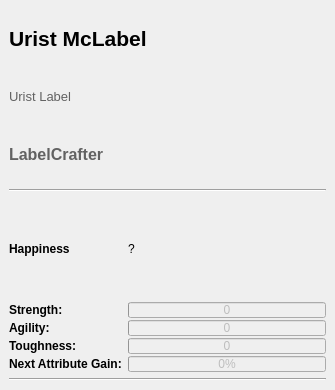
<?xml version="1.0" encoding="UTF-8"?>
<ui version="4.0">
 <class>DwarfDetailsDock</class>
 <widget class="QDockWidget" name="DwarfDetailsDock">
  <property name="geometry">
   <rect>
    <x>0</x>
    <y>0</y>
    <width>335</width>
    <height>390</height>
   </rect>
  </property>
  <property name="font">
   <font>
    <family>Segoe UI</family>
   </font>
  </property>
  <property name="styleSheet">
   <string/>
  </property>
  <property name="windowTitle">
   <string>Dwarf Details</string>
  </property>
  <widget class="QWidget" name="dockWidgetContents">
   <layout class="QVBoxLayout" name="vbox_main">
    <item>
     <layout class="QVBoxLayout" name="vbox_text">
      <property name="spacing">
       <number>0</number>
      </property>
      <item>
       <widget class="QLabel" name="lbl_dwarf_name">
        <property name="font">
         <font>
          <family>Segoe UI</family>
          <pointsize>16</pointsize>
          <weight>75</weight>
          <bold>true</bold>
         </font>
        </property>
        <property name="text">
         <string>Urist McLabel</string>
        </property>
       </widget>
      </item>
      <item>
       <widget class="QLabel" name="lbl_translated_name">
        <property name="palette">
         <palette>
          <active>
           <colorrole role="WindowText">
            <brush brushstyle="SolidPattern">
             <color alpha="255">
              <red>98</red>
              <green>98</green>
              <blue>98</blue>
             </color>
            </brush>
           </colorrole>
          </active>
          <inactive>
           <colorrole role="WindowText">
            <brush brushstyle="SolidPattern">
             <color alpha="255">
              <red>98</red>
              <green>98</green>
              <blue>98</blue>
             </color>
            </brush>
           </colorrole>
          </inactive>
          <disabled>
           <colorrole role="WindowText">
            <brush brushstyle="SolidPattern">
             <color alpha="255">
              <red>120</red>
              <green>120</green>
              <blue>120</blue>
             </color>
            </brush>
           </colorrole>
          </disabled>
         </palette>
        </property>
        <property name="font">
         <font>
          <family>Segoe UI</family>
          <pointsize>10</pointsize>
          <weight>50</weight>
          <bold>false</bold>
         </font>
        </property>
        <property name="text">
         <string>Urist Label</string>
        </property>
        <property name="margin">
         <number>0</number>
        </property>
        <property name="indent">
         <number>0</number>
        </property>
       </widget>
      </item>
      <item>
       <widget class="QLabel" name="lbl_profession">
        <property name="palette">
         <palette>
          <active>
           <colorrole role="WindowText">
            <brush brushstyle="SolidPattern">
             <color alpha="255">
              <red>98</red>
              <green>98</green>
              <blue>98</blue>
             </color>
            </brush>
           </colorrole>
          </active>
          <inactive>
           <colorrole role="WindowText">
            <brush brushstyle="SolidPattern">
             <color alpha="255">
              <red>98</red>
              <green>98</green>
              <blue>98</blue>
             </color>
            </brush>
           </colorrole>
          </inactive>
          <disabled>
           <colorrole role="WindowText">
            <brush brushstyle="SolidPattern">
             <color alpha="255">
              <red>120</red>
              <green>120</green>
              <blue>120</blue>
             </color>
            </brush>
           </colorrole>
          </disabled>
         </palette>
        </property>
        <property name="font">
         <font>
          <family>Segoe UI</family>
          <pointsize>12</pointsize>
          <weight>75</weight>
          <bold>true</bold>
         </font>
        </property>
        <property name="text">
         <string>LabelCrafter</string>
        </property>
        <property name="margin">
         <number>0</number>
        </property>
        <property name="indent">
         <number>0</number>
        </property>
       </widget>
      </item>
     </layout>
    </item>
    <item>
     <widget class="Line" name="line">
      <property name="orientation">
       <enum>Qt::Horizontal</enum>
      </property>
     </widget>
    </item>
    <item>
     <layout class="QGridLayout" name="gridLayout">
      <property name="verticalSpacing">
       <number>2</number>
      </property>
      <item row="0" column="0">
       <widget class="QLabel" name="label_5">
        <property name="font">
         <font>
          <weight>75</weight>
          <bold>true</bold>
         </font>
        </property>
        <property name="text">
         <string>Happiness</string>
        </property>
       </widget>
      </item>
      <item row="0" column="1">
       <widget class="QLabel" name="lbl_happiness">
        <property name="text">
         <string>?</string>
        </property>
       </widget>
      </item>
      <item row="1" column="0">
       <widget class="QLabel" name="label">
        <property name="font">
         <font>
          <weight>75</weight>
          <bold>true</bold>
         </font>
        </property>
        <property name="text">
         <string>Strength:</string>
        </property>
       </widget>
      </item>
      <item row="1" column="1">
       <widget class="QProgressBar" name="pb_strength">
        <property name="enabled">
         <bool>false</bool>
        </property>
        <property name="styleSheet">
         <string>height: 14px;</string>
        </property>
        <property name="maximum">
         <number>5</number>
        </property>
        <property name="value">
         <number>0</number>
        </property>
        <property name="format">
         <string>%v</string>
        </property>
       </widget>
      </item>
      <item row="2" column="0">
       <widget class="QLabel" name="label_2">
        <property name="font">
         <font>
          <weight>75</weight>
          <bold>true</bold>
         </font>
        </property>
        <property name="text">
         <string>Agility:</string>
        </property>
       </widget>
      </item>
      <item row="2" column="1">
       <widget class="QProgressBar" name="pb_agility">
        <property name="enabled">
         <bool>false</bool>
        </property>
        <property name="styleSheet">
         <string>height: 14px;</string>
        </property>
        <property name="maximum">
         <number>5</number>
        </property>
        <property name="value">
         <number>0</number>
        </property>
        <property name="format">
         <string>%v</string>
        </property>
       </widget>
      </item>
      <item row="3" column="0">
       <widget class="QLabel" name="label_3">
        <property name="font">
         <font>
          <weight>75</weight>
          <bold>true</bold>
         </font>
        </property>
        <property name="text">
         <string>Toughness:</string>
        </property>
       </widget>
      </item>
      <item row="3" column="1">
       <widget class="QProgressBar" name="pb_toughness">
        <property name="enabled">
         <bool>false</bool>
        </property>
        <property name="styleSheet">
         <string>height: 14px;</string>
        </property>
        <property name="maximum">
         <number>5</number>
        </property>
        <property name="value">
         <number>0</number>
        </property>
        <property name="format">
         <string>%v</string>
        </property>
       </widget>
      </item>
      <item row="4" column="0">
       <widget class="QLabel" name="label_4">
        <property name="font">
         <font>
          <weight>75</weight>
          <bold>true</bold>
         </font>
        </property>
        <property name="text">
         <string>Next Attribute Gain:</string>
        </property>
       </widget>
      </item>
      <item row="4" column="1">
       <widget class="QProgressBar" name="pb_next_attribute_gain">
        <property name="enabled">
         <bool>false</bool>
        </property>
        <property name="styleSheet">
         <string>height: 14px;</string>
        </property>
        <property name="value">
         <number>0</number>
        </property>
       </widget>
      </item>
     </layout>
    </item>
    <item>
     <widget class="Line" name="line_2">
      <property name="orientation">
       <enum>Qt::Horizontal</enum>
      </property>
     </widget>
    </item>
   </layout>
  </widget>
 </widget>
 <resources>
  <include location="../images.qrc"/>
 </resources>
 <connections/>
</ui>
